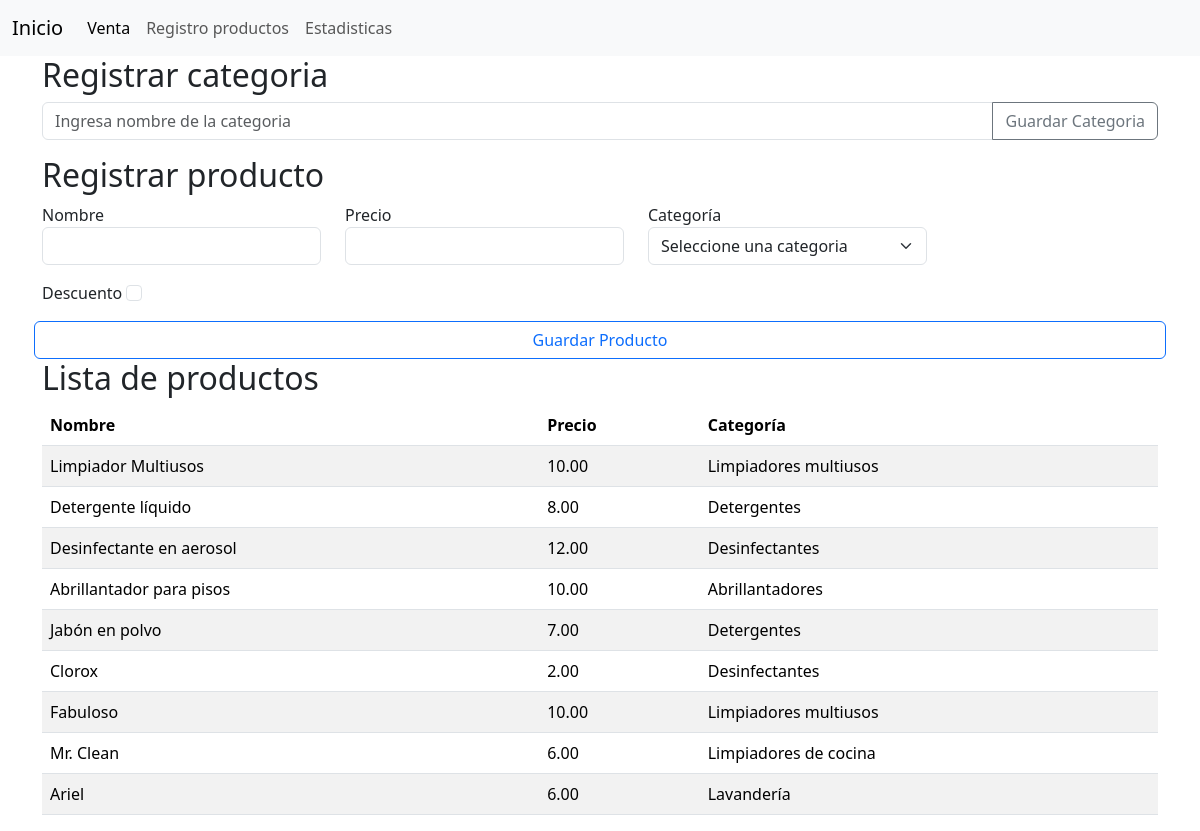
Screenshot of /productos/formProductos.php with the database file from the repository.
### tables this page shows
CREATE TABLE productos (
  id_producto INT PRIMARY KEY AUTO_INCREMENT,
  nombre VARCHAR(255),
  id_categoria INT,
  precio DECIMAL(10, 2),
  descuento BOOLEAN,
  impuesto DECIMAL(10, 2) DEFAULT 0.16,
  FOREIGN KEY (id_categoria) REFERENCES categorias(id_categoria)
);

CREATE TABLE categorias (
  id_categoria INT PRIMARY KEY AUTO_INCREMENT,
  nombre VARCHAR(255)
);

### productos/formProductos.php (the view, shortened to what this page needs)
<!DOCTYPE html>
<html lang="en">
<head>
    <link href="https://cdn.jsdelivr.net/npm/bootstrap@5.3.3/dist/css/bootstrap.min.css" rel="stylesheet"
>
</head>
<body>
    <nav class="navbar navbar-expand-lg navbar-light bg-light">
        <div class="container-fluid">
            <a class="navbar-brand " href="../index.php">Inicio</a>
            <div class="collapse navbar-collapse" id="navbarTogglerDemo03">
                <ul class="navbar-nav me-auto mb-2 mb-lg-0">
                    <li class="nav-item">
                        <a class="nav-link active" aria-current="page"
                            href="../ventas/registro_ventas_formulario.php">Venta</a>
                    </li>
                    <li class="nav-item">
                        <a class="nav-link" href="../productos/formProductos.php">Registro productos</a>
                    </li>
                    <li class="nav-item">
                        <a class="nav-link " href="../estadisticas/estadistica.php">Estadisticas</a>
                    </li>
                </ul>
            </div>
        </div>
    </nav>
    <div class="container">
        <h2>Registrar categoria</h2>
        <form class="row g-3" action=" agregarCategoria.php" method="POST">
            <div class="input-group mb-3">
                <input class="form-control" type="text" placeholder="Ingresa nombre de la categoria"
                    name="categoria_nueva" id="categoria_nueva" required>
                <button class="btn btn-outline-secondary" type="submit">Guardar Categoria</button>
            </div>
        </form>
        <h2>Registrar producto</h2>
        <form class="row g-3" action="agregarProducto.php" method="POST">
            <div class="d-flex">
                <div class="col-md-3">
                    <label for="nombre">Nombre</label>
                    <input type="text" class="form-control" name="nombre_producto" id="nombre_producto" required>
                </div>
                <div class="col-md-3 mx-4">
                    <label for="precio">Precio</label>
                    <input type="number" class="form-control" name="precio_producto" id="precio_producto" required
                        min="0">
                </div>
                <div class="col-md-3">
                    <label for="categoria">Categoría</label>
                    <select class="form-select" name=categoria_producto>
                        <option value="">Seleccione una categoria</option>
                        <?php
                 require_once '../db/conexion_db.php';
    ?>
                    </select>
                </div>
            </div>
            <div class="col-md-3 ">
                <label class="form-check-label" for="descuento">Descuento</label>
                <input class="form-check-input" type="checkbox" name="descuento_producto" id="descuento_producto">
            </div>
            <button class="btn btn-outline-primary" type="submit">Guardar Producto</button>
        </form>
        <?php include "lista_productos.php"; ?>
    </div>
</body>
</html>

### productos/lista_productos.php
<?php
require_once '../db/conexion_db.php';
$sql = "SELECT p.id_producto, p.nombre, p.precio, c.nombre AS nombre_categoria
        FROM productos p
        INNER JOIN categorias c ON p.id_categoria = c.id_categoria";
$resultado = $conn->query($sql);
?>
<h2>Lista de productos</h2>
<table class="table table-striped table-hover">
    <thead>
        <tr>
            <th>Nombre</th>
            <th>Precio</th>
            <th>Categoría</th>
        </tr>
    </thead>
    <tbody>
        <?php
        if ($resultado->num_rows > 0) {
            while ($row = $resultado->fetch_assoc()) {
                echo "<tr>";
                echo "<td>" . $row["nombre"] . "</td>";
                echo "<td>" . $row["precio"] . "</td>";
                echo "<td>" . $row["nombre_categoria"] . "</td>";
                echo "</tr>";
            }
        } else {
            echo "<tr><td colspan='4'>No se encontraron productos.</td></tr>";
        }
        ?>
    </tbody>
</table>

### rows the page displays
productos: nombre "Limpiador Multiusos", precio "10.00", id_categoria.nombre "Limpiadores multiusos"
productos: nombre "Detergente líquido", precio "8.00", id_categoria.nombre "Detergentes"
productos: nombre "Desinfectante en aerosol", precio "12.00", id_categoria.nombre "Desinfectantes"
productos: nombre "Abrillantador para pisos", precio "10.00", id_categoria.nombre "Abrillantadores"
productos: nombre "Jabón en polvo", precio "7.00", id_categoria.nombre "Detergentes"
productos: nombre "Clorox", precio "2.00", id_categoria.nombre "Desinfectantes"
productos: nombre "Fabuloso", precio "10.00", id_categoria.nombre "Limpiadores multiusos"
productos: nombre "Mr. Clean", precio "6.00", id_categoria.nombre "Limpiadores de cocina"
productos: nombre "Ariel", precio "6.00", id_categoria.nombre "Lavandería"
